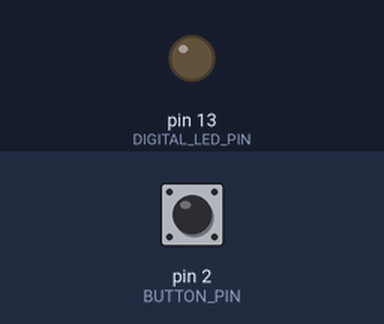
Simulated run of this sketch. Board: Arduino Uno, built with avr-gcc and run on an emulated ATmega328P. On the bench: output pins drawn as LEDs (lit = HIGH). The inputs (shaded band) are chosen by the test bench; at power-on: pin 2 (BUTTON_PIN) LOW. What the sketch prints to the serial monitor is not drawn.

Above: at 1.2 s.
1.3 s: pin 2 (BUTTON_PIN) pulled HIGH for 0.15 s
4.4 s: pin 2 (BUTTON_PIN) pulled HIGH for 1 s
At 5.1 s:
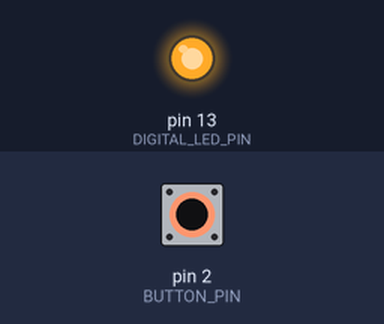
6.9 s: pin 2 (BUTTON_PIN) pulled HIGH for 3.2 s
At 8.2 s:
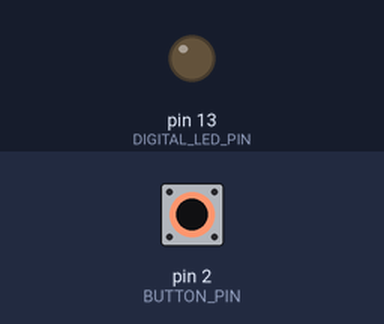
Timing chart, 0 to 9.9 s (numbered marks = the images above; inputs shaded):
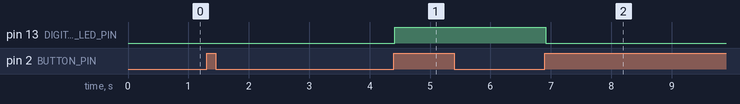

Measured:
- after the input at 1.3 s, every drawn part: stays the same
- after the input at 4.4 s, pin 13 (DIGITAL_LED_PIN): LOW → HIGH at once
- after the input at 6.9 s, pin 13 (DIGITAL_LED_PIN): HIGH → LOW at once

The sketch:

my_uart_server_freertos.ino
```cpp
#include <Arduino_FreeRTOS.h>

TaskHandle_t taskButtonHandle;
// TaskHandle_t taskSerialHandle;

/*
 * Константы
 */
const int BUTTON_PIN = 2;   // Номер пина, к которому подключена кнопка
const int STATE_BLINK = 0;  // Состояние "Моргание"
const int STATE_PWM = 1;    // Состояние "ШИМ"
const int BUTTON_CLICK_DELAY = 20; // Задержка после детектирования нажатия кнопки, миллисекунды
const int DIGITAL_LED_PIN = 13;

/*
 * Глобальные переменные
 */
int state = STATE_BLINK;    // Текущее состояние системы
int buttonState = LOW;      // Состояние кнопки

/*
 * Инициализация тасков
 */
void setup() {
  // put your setup code here, to run once:
  xTaskCreate(TaskButton, // Task function
              "Button", // Task name
              128, // Stack size
              NULL,
              0, // Priority
              &taskButtonHandle); // Task handler
  xTaskCreate(TaskSerial, // Task function
              "Serial", // Task name
              128, // Stack size
              NULL,
              1, // Priority
              NULL); // Task handler
}

/*
 * Смена текущего состояния системы (вызывается в таске кнопки)
 */
void switchState()
{
  if (state == STATE_BLINK) {
    state = STATE_PWM;
    digitalWrite(DIGITAL_LED_PIN, LOW);  // Гасим
  } else {
    state = STATE_BLINK;
    digitalWrite(DIGITAL_LED_PIN, HIGH);  // Гасим
  }
}

/*
 * Сглаживание дребезга (вызывается в таске кнопки)
 */
int debounce(int last) {
  int current = digitalRead(BUTTON_PIN);
  if (last != current) {
    vTaskDelay(BUTTON_CLICK_DELAY / portTICK_PERIOD_MS);
    current = digitalRead(BUTTON_PIN);
  }
  return current;
}

/*
 * Таск для обработки кнопки
 */
void TaskButton(void *pvParameters)
{
  (void) pvParameters;

  // Начальные настройки, инициализация
  pinMode(BUTTON_PIN, INPUT);        // Конфигурация 2го пина как входа (кнопка)
  pinMode(DIGITAL_LED_PIN, OUTPUT);  // Конфигурация 13го пина как выхода (светодиод на плате)

  // Основной цикл
  while (true) {
    // Чтение состояния кнопки
    int buttonStateCurrent = debounce(buttonState);
    if (buttonState == LOW && buttonStateCurrent == HIGH) { // Переход между состояниями
      switchState();
    }
    buttonState = buttonStateCurrent;
  }
}

/*
 * Таск для UART
 */
void TaskSerial(void *pvParameters)
{
  (void) pvParameters;

  // Начальные настройки, инициализация
  Serial.begin(9600);

  // Основной цикл
  while(true) {
    // Проверка, поступил ли запрос по UART
    int flag = 0;
    while(Serial.available()) {
      if (Serial.read() == 0x55) {
        flag = 1;
        break;
      }
    }

    // Если запрос послупил, то отвечаем
    // if (flag == 1) {
      Serial.write(state == STATE_BLINK ? 0x55 : 0xAA);
    // }

    // Задержка. Это какая-то фишка данной RTOS, видимо. Если убрать задержку - ничего работать не будет
    // Предполагаю, что переключение между процессами происходит во время того, как эта задержка активирована
    vTaskDelay(1000 / portTICK_PERIOD_MS);
  }
}

/*
 * Привычный нам основной цикл программы пуст. Вся логика теперь в тасках
 */
void loop() {}
```
